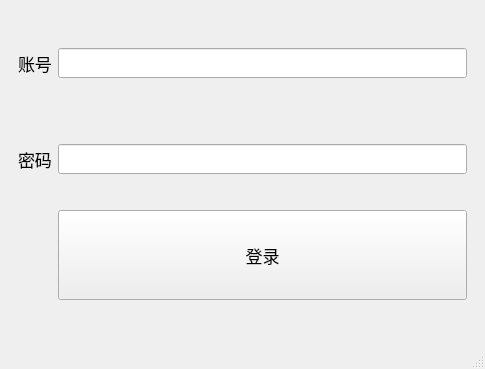
<?xml version="1.0" encoding="UTF-8"?>
<ui version="4.0">
 <class>login</class>
 <widget class="QMainWindow" name="login">
  <property name="geometry">
   <rect>
    <x>0</x>
    <y>0</y>
    <width>485</width>
    <height>369</height>
   </rect>
  </property>
  <property name="font">
   <font>
    <pointsize>13</pointsize>
   </font>
  </property>
  <property name="windowTitle">
   <string>MainWindow</string>
  </property>
  <widget class="QWidget" name="centralwidget">
   <layout class="QHBoxLayout" name="horizontalLayout">
    <item>
     <widget class="QWidget" name="widget" native="true">
      <layout class="QGridLayout" name="gridLayout">
       <item row="4" column="0">
        <widget class="QLabel" name="label_2">
         <property name="sizePolicy">
          <sizepolicy hsizetype="MinimumExpanding" vsizetype="Expanding">
           <horstretch>0</horstretch>
           <verstretch>4</verstretch>
          </sizepolicy>
         </property>
         <property name="text">
          <string>密码</string>
         </property>
        </widget>
       </item>
       <item row="5" column="1" colspan="2">
        <widget class="QPushButton" name="pushButton">
         <property name="sizePolicy">
          <sizepolicy hsizetype="Minimum" vsizetype="Expanding">
           <horstretch>0</horstretch>
           <verstretch>4</verstretch>
          </sizepolicy>
         </property>
         <property name="text">
          <string>登录</string>
         </property>
        </widget>
       </item>
       <item row="4" column="1" colspan="2">
        <widget class="QLineEdit" name="lineEdit_2">
         <property name="sizePolicy">
          <sizepolicy hsizetype="Expanding" vsizetype="Fixed">
           <horstretch>2</horstretch>
           <verstretch>1</verstretch>
          </sizepolicy>
         </property>
         <property name="minimumSize">
          <size>
           <width>0</width>
           <height>30</height>
          </size>
         </property>
        </widget>
       </item>
       <item row="1" column="1" colspan="2">
        <widget class="QLineEdit" name="lineEdit">
         <property name="sizePolicy">
          <sizepolicy hsizetype="Expanding" vsizetype="Fixed">
           <horstretch>2</horstretch>
           <verstretch>1</verstretch>
          </sizepolicy>
         </property>
         <property name="minimumSize">
          <size>
           <width>0</width>
           <height>30</height>
          </size>
         </property>
        </widget>
       </item>
       <item row="1" column="0">
        <widget class="QLabel" name="label">
         <property name="sizePolicy">
          <sizepolicy hsizetype="MinimumExpanding" vsizetype="Expanding">
           <horstretch>0</horstretch>
           <verstretch>4</verstretch>
          </sizepolicy>
         </property>
         <property name="font">
          <font>
           <pointsize>13</pointsize>
          </font>
         </property>
         <property name="text">
          <string>账号</string>
         </property>
        </widget>
       </item>
       <item row="6" column="1">
        <widget class="QLabel" name="label_3">
         <property name="sizePolicy">
          <sizepolicy hsizetype="Preferred" vsizetype="Maximum">
           <horstretch>0</horstretch>
           <verstretch>0</verstretch>
          </sizepolicy>
         </property>
         <property name="text">
          <string/>
         </property>
        </widget>
       </item>
      </layout>
     </widget>
    </item>
   </layout>
  </widget>
  <widget class="QMenuBar" name="menubar">
   <property name="geometry">
    <rect>
     <x>0</x>
     <y>0</y>
     <width>485</width>
     <height>22</height>
    </rect>
   </property>
  </widget>
  <widget class="QStatusBar" name="statusbar"/>
 </widget>
 <resources/>
 <connections/>
</ui>
